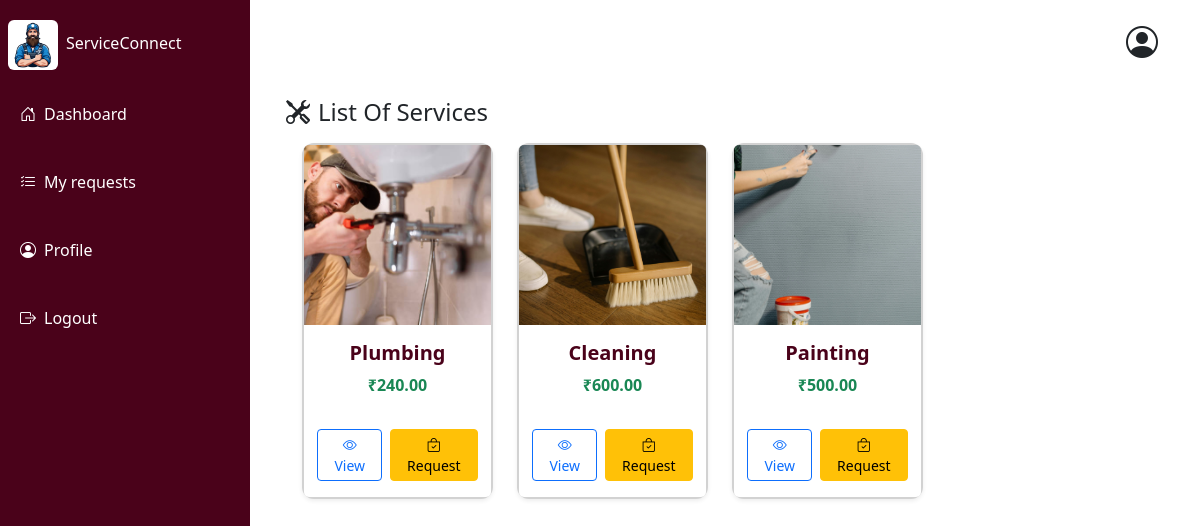
Page /company_services/1 (signed in) on the committed database.
### service/models.py (models this page shows, shortened)
class ServiceType(models.Model):
    company = models.ForeignKey(CompanyProfile, on_delete=models.CASCADE, related_name='services')
    name = models.CharField(max_length=100)
    description = models.TextField(blank=True)
    base_price = models.DecimalField(max_digits=10, decimal_places=2, default=0.00)
    image = models.ImageField(upload_to='service_images/', blank=True, null=True)

### service/views.py (the view)
# urls.py: path('company_services/<int:id>',views.cust_view_services,name='cust_view_services'),
@login_required
def cust_view_services(request,id):
    company = get_object_or_404(CompanyProfile,id=id)
    services = ServiceType.objects.filter(company=company)
    return render(request,'company_services.html',context={'services':services})

### templates/company_services.html (shortened to what this page needs)
{% extends 'customer_base.html' %}
{% block content %}
<div class="container mt-4">
    <div class="d-flex justify-content-between align-items-center m-1">
        <h4><i class="bi bi-tools me-2"></i>List Of Services</h4>
    </div>
    {% if services %}
    <div class="row m-2">
        {% for service in services %}
        <div class="col-md-3 mb-4">
            <div class="card service-card shadow-sm border-2  h-100 text-center">
            {% if service.image %}
            <img src="{{ service.image.url }}"
                class="card-img-top "
                alt="{{ service.name }}"
                style="height: 180px; object-fit: cover;">
            {% endif %}
            <div class="card-body d-flex flex-column justify-content-between">
                <h5 class="card-title fw-semibold">{{ service.name }}</h5>
                <p class="text-success fs-6 mb-2"><strong>₹{{ service.base_price }}</strong></p>
            </div>
            <div class="card-footer bg-white border-0 d-flex justify-content-center gap-2 pb-3">
                <button class="btn btn-outline-primary btn-sm px-3"
                        data-bs-toggle="modal"
                        data-bs-target="#serviceModal{{ service.id }}">
                <i class="bi bi-eye"></i> View
                </button>
                <a href="{% url 'request_service' service.id %}"
                class="btn btn-warning btn-sm px-3">
                <i class="bi bi-bag-check"></i> Request
                </a>
            </div>
            </div>
        </div>
        {% endfor %}
    </div>
    {% else %}
    <p class="text-muted">No services available for this company</p>
    {% endif %}
</div>
{% endblock %}

### templates/customer_base.html (style rules this page uses)
html, body { height: 100%; margin: 0; padding: 0; }
body { background-color: white; }
.card { border-radius: 12px; transition: all 0.3s; }

### templates/company_services.html (style rules this page uses)
.service-card { transition: transform 0.3s ease, box-shadow 0.3s ease; }
.card-title { color: rgb(74, 2, 26); }

### rows in the picture
ServiceType: image (picture), name "Plumbing", base_price "240.00"
ServiceType: image (picture), name "Cleaning", base_price "600.00"
ServiceType: image (picture), name "Painting", base_price "500.00"
